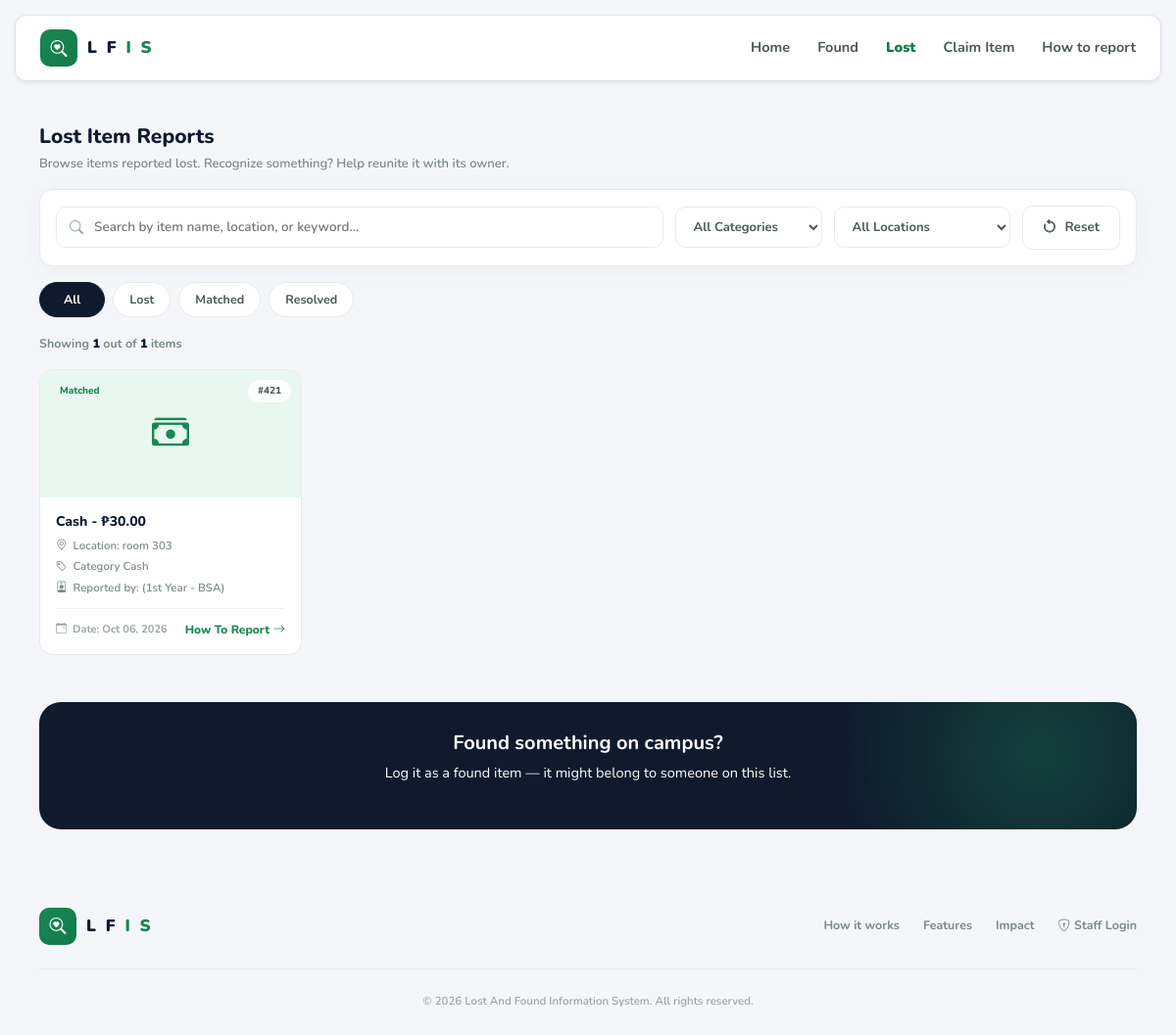
/zzzLostandFound/lost.php, run on the app's committed database.
### tables this page shows
CREATE TABLE `lost_found` (
  `id` int(11) NOT NULL,
  `category` enum('Cash','Gadget','Document','Other') NOT NULL,
  `status` enum('Lost','Found') NOT NULL,
  `reported_location` varchar(255) DEFAULT NULL,
  `email` varchar(100) DEFAULT NULL,
  `image` varchar(255) DEFAULT 'default.jpg',
  `reporter_role` enum('Student','Faculty','Visitor / Guest','Anonymous') DEFAULT NULL,
  `reporter_name` varchar(150) DEFAULT NULL,
  `reporter_id` varchar(50) DEFAULT NULL,
  `reporter_year` varchar(50) DEFAULT NULL,
  `reporter_department` enum('BSA','CRIM','EDUC','HMTM','IT','RAD TECH / MED TECH') DEFAULT NULL,
  `cash_amount` decimal(10,2) DEFAULT NULL,
  `gadget_type` enum('Cell Phone','Laptop','Tablet','Smart watches','Audio Gadgets') DEFAULT NULL,
  `gadget_brand` varchar(100) DEFAULT NULL,
  `gadget_color` varchar(100) DEFAULT NULL,
  `gadget_description` text DEFAULT NULL,
  `document_type` varchar(100) DEFAULT NULL,
  `document_name` varchar(100) DEFAULT NULL,
  `other_title` varchar(150) DEFAULT NULL,
  `other_description` text DEFAULT NULL,
  `created_by` int(11) DEFAULT NULL,
  `edited_by` int(11) DEFAULT NULL,
  `edited_at` datetime DEFAULT NULL,
  `released_by` int(11) DEFAULT NULL,
  `resolved_by` int(11) DEFAULT NULL,
  `is_claimed` tinyint(1) DEFAULT 0,
  `claimed_by` varchar(255) DEFAULT NULL,
  `claimed_id` varchar(255) DEFAULT NULL,
  `claimed_email` varchar(255) DEFAULT NULL,
  `claimed_contact` varchar(255) DEFAULT NULL,
  `claimed_department` enum('BSA','CRIM','EDUC','HMTM','IT','RAD TECH / MED TECH','FACULTY','VISITOR / GUEST') DEFAULT NULL,
  `claimed_address` varchar(255) DEFAULT NULL,
  `claimed_date` datetime DEFAULT NULL,
  `created_at` timestamp NOT NULL DEFAULT current_timestamp(),
  `is_resolved` tinyint(1) DEFAULT 0,
  `resolved_at` datetime DEFAULT NULL,
  `renewed_at` datetime DEFAULT NULL,
  `renewed_by` int(11) DEFAULT NULL
);

### zzzLostandFound/lost.php (the view, shortened to what this page needs)
<?php
include '../config/db.php';
$result = $conn->query("
    SELECT lf.*,
        EXISTS (
            SELECT 1 FROM lost_found_matches m
            WHERE (m.lost_id = lf.id OR m.found_id = lf.id)
        ) AS has_match
    FROM lost_found lf
    WHERE lf.status = 'Lost'
    ORDER BY lf.created_at DESC
");
function getReporterLabel($row) {
    $role = $row['reporter_role'] ?? '';
    if ($role === 'Student') {
        $year = $row['reporter_year'] ?? '';
        $dept = $row['reporter_department'] ?? '';
        $meta = trim($year . ' - ' . $dept, ' -');
        return $meta ? ' (' . htmlspecialchars($meta) . ')' : '';
    }
    return null;
}
function getItemIcon($category, $row) {
    if ($category === 'Cash') {
        return ['bi-cash-stack', '#E8F7EF', '#198754'];
    }
    return ['bi-box-seam', '#f5f6fa', '#4B5A54'];
}
?>
<!DOCTYPE html>
<html lang="en">
<head>
<link href="https://cdn.jsdelivr.net/npm/bootstrap@5.3.3/dist/css/bootstrap.min.css" rel="stylesheet">
<link href="https://cdn.jsdelivr.net/npm/bootstrap-icons@1.10.5/font/bootstrap-icons.css" rel="stylesheet">
<link rel="stylesheet" href="https://cdnjs.cloudflare.com/ajax/libs/font-awesome/6.0.0/css/all.min.css">
</head>
<body>
    <div class="navbar shadow-sm">
        <div class="brand">
            <i class="bi bi-search-heart"></i>
            L&nbsp;&nbsp;F&nbsp;<span class="text-success" style="margin-left: -5px;">I &nbsp;S</span>
        </div>
        <div class="navbar-right" id="navbarLinks">
            <a href="index.php">Home</a>
            <a href="found.php">Found</a>
            <a href="lost.php" class="active">Lost</a>
            <a href="claim.php">Claim Item</a>
            <a href="missing-report.php">How to report</a>
        </div>
    </div>
    <section class="section" style="margin-top: 40px">
        <div class="mt-4 mb-3">
            <div class="page-heading">Lost Item Reports</div>
            <div class="page-subheading">Browse items reported lost. Recognize something? Help reunite it with its owner.</div>
        </div>
        <div class="toolbar">
            <div class="search-box">
                <i class="bi bi-search"></i>
                <input type="text" id="searchInput" placeholder="Search by item name, location, or keyword...">
            </div>
            <select class="filter-select" id="categoryFilter">
                <option value="">All Categories</option>
            </select>
            <select class="filter-select" id="locationFilter">
                <option value="">All Locations</option>
            </select>
            <button class="btn-reset"><i class="bi bi-arrow-counterclockwise"></i> Reset </button>
        </div>
        <div class="status-pills" id="statusPills">
            <div class="status-pill active" data-status="" style="padding:8px 24px;">All</div>
            <div class="status-pill" data-status="Lost">Lost</div>
            <div class="status-pill" data-status="Matched">Matched</div>
            <div class="status-pill" data-status="Resolved">Resolved</div>
        </div>
        <?php $totalItems = $result->num_rows; ?>
        <div class="results-count">
            Showing <b id="resultsCount"><?= $totalItems ?></b> out of <b id="totalCount"><?= $totalItems ?></b> items
        </div>
        <div class="row g-3">
            <?php if ($result->num_rows === 0): ?>
                <div class="text-center py-5" style="color: #7C8A85;">
                    <i class="bi bi-inboxes" style="font-size:28px;color: #BFCBC5;"></i>
                    <div class="mt-2 fw-bold">No lost report have been recorded yet.</div>
                </div>
            <?php else: ?>
                <?php while ($row = $result->fetch_assoc()): ?>
                    <?php
                        list($icon, $bg, $color) = getItemIcon($row['category'], $row);
                        if ($row['is_resolved']) {
                            $statusClass = 'status-resolved'; $statusLabel = 'Resolved';
                        } elseif ($row['has_match']) {
                            $statusClass = 'status-matched'; $statusLabel = 'Matched';
                        } else {
                            $statusClass = 'status-lost'; $statusLabel = 'Lost';
                        }
                        if ($row['category'] === 'Cash') {
                            $title = 'Cash - ₱' . number_format($row['cash_amount'], 2);
                        } elseif ($row['category'] === 'Gadget') {
                            $title = trim(($row['gadget_brand'] ?? '') . ' ' . ($row['gadget_type'] ?? ''));
                        } elseif ($row['category'] === 'Document') {
                            $title = $row['document_type'] ?? 'Document';
                        } else {
                            $title = $row['other_title'] ?? 'Item';
                        }
                    ?>
                    <div class="col-xl-3 col-lg-4 col-md-6 col-sm-6 col-12 item-col"
                        data-id="<?= $row['id'] ?>"
                        data-category="<?= htmlspecialchars($row['category']) ?>"
                        data-location="<?= htmlspecialchars($row['reported_location']) ?>"
                        data-status="<?= $statusLabel ?>"
                        data-title="<?= htmlspecialchars(strtolower($title)) ?>"
                        data-date="<?= htmlspecialchars(strtolower(date('F d, Y', strtotime($row['created_at'])))) ?>">
                        <a href="./missing-report.php?id=<?= $row['id'] ?>" class="card-link">
                            <div class="item-card">
                                <div class="item-thumb" style="background:<?= $bg ?>;color:<?= $color ?>;">
                                    <i class="bi <?= $icon ?>"></i>
                                    <span class="item-status <?= $statusClass ?>"><?= $statusLabel ?></span>
                                    <span class="item-id">#<?= $row['id'] ?></span>
                                </div>
                                <div class="item-body">
                                    <div class="item-title"><?= htmlspecialchars($title) ?></div>
                                    <div class="item-meta"><i class="bi bi-geo-alt"></i>Location: <?= htmlspecialchars($row['reported_location']) ?></div>
                                    <div class="item-meta"><i class="bi bi-tag"></i>Category <?= htmlspecialchars($row['category']) ?></div>
                                    <?php $reporterLabel = getReporterLabel($row); ?>
                                    <?php if ($reporterLabel): ?>
                                        <div class="item-meta"><i class="bi bi-person-badge"></i>Reported by: <?= htmlspecialchars($reporterLabel) ?></div>
                                    <?php endif; ?>
                                    <div class="item-footer">
                                        <span class="item-date"><i class="bi bi-calendar-event"></i>Date: <?= date('M d, Y', strtotime($row['created_at'])) ?></span>
                                        <span class="btn-view"> How To Report <i class="bi bi-arrow-right"></i></span>
                                    </div>
                                </div>
                            </div>
                        </a>
                    </div>
                <?php endwhile; ?>
            <?php endif; ?>
        </div>
        <div class="cta-band mt-5">
            <h5>Found something on campus?</h5>
            <p>Log it as a found item — it might belong to someone on this list.</p>
        </div>
    </section>
    <footer style="margin-top: -20px">
        <div class="footer-top">
            <div class="brand">
                <i class="bi bi-search-heart"></i>
                L&nbsp;&nbsp;F&nbsp;<span class="text-success" style="margin-left: -5px;">I &nbsp;S</span>
            </div>
            <div class="footer-links">
                <a href="#how">How it works</a>
                <a href="#features">Features</a>
                <a href="#stats">Impact</a>
                <a href="#"><i class="bi bi-shield-lock" style="margin-right:4px;"></i>Staff Login</a>
            </div>
        </div>
        <div class="footer-bottom">
            &copy; 2026 Lost And Found Information System. All rights reserved.
        </div>
    </footer>
</body>
</html>

### data on the page
lost_found: statusLabel "Matched", id "421", cash_amount "Cash - ₱30.00", reported_location "room 303", category "Cash", reporterLabel "(1st Year - BSA)", created_at "Oct 06, 2026"

### other printed values
$totalItems "1"
